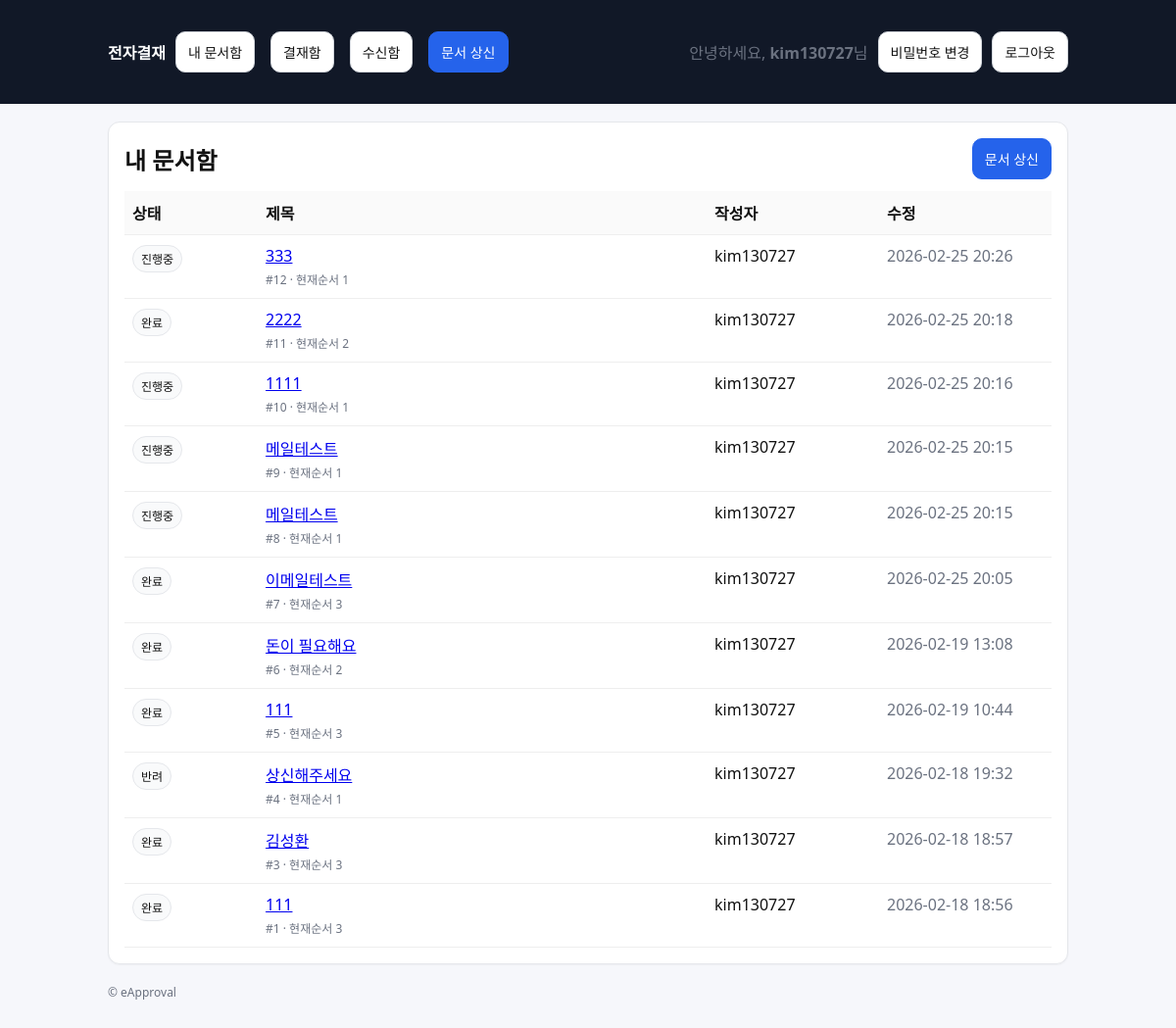
Before: /approvals/docs/ (signed in) with the older database file.
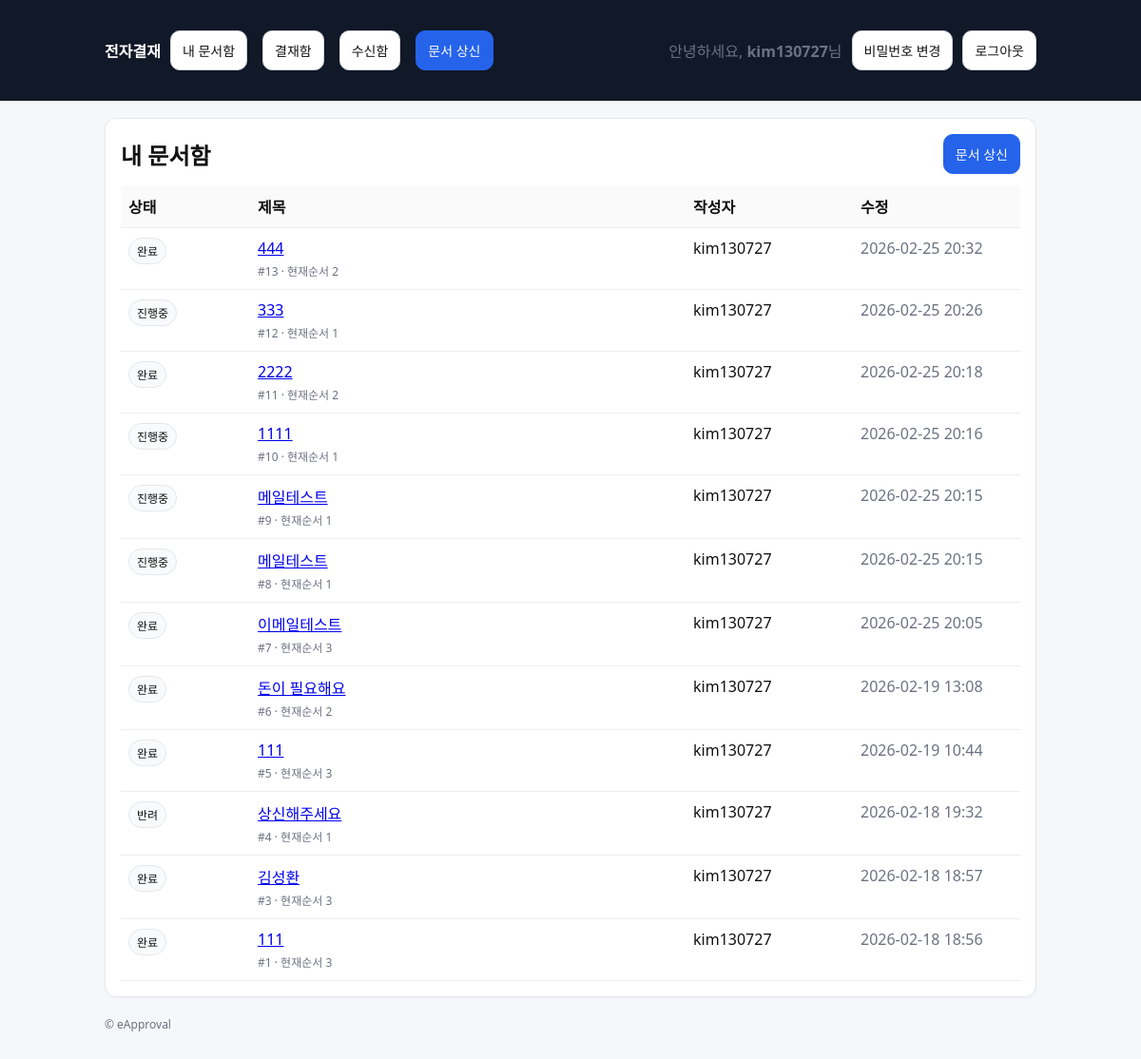
After: the same page with the newer database file.
### approvals/models.py (models this page shows, shortened)
class Document(models.Model):
    class Status(models.TextChoices):
        DRAFT = "DRAFT", "임시"
        SUBMITTED = "SUBMITTED", "상신"
        IN_PROGRESS = "IN_PROGRESS", "진행중"
        REJECTED = "REJECTED", "반려"
        COMPLETED = "COMPLETED", "완료"
    title = models.CharField(max_length=200)
    content = models.TextField(blank=True)
    created_by = models.ForeignKey(
        settings.AUTH_USER_MODEL, on_delete=models.PROTECT, related_name="docs_created"
    )
    status = models.CharField(max_length=20, choices=Status.choices, default=Status.DRAFT)
    current_line_order = models.PositiveIntegerField(default=1)
    created_at = models.DateTimeField(auto_now_add=True)
    updated_at = models.DateTimeField(auto_now=True)

### approvals/views.py (the view)
# urls.py: path("approvals/docs/", views.doc_list, name="doc_list"),
@login_required
def doc_list(request):
    docs = my_documents(request.user)
    return render(request, "approvals/doc_list.html", {"title": "내 문서함", "docs": docs})

### approvals/selectors.py (called while the page is built)
def my_documents(user):
    return Document.objects.filter(created_by=user).order_by("-id")

### templates/approvals/doc_list.html (shortened to what this page needs)
{% extends "base.html" %}
{% block content %}
  <div class="card">
    <div class="row" style="justify-content:space-between;">
      <h2 style="margin:0;">{{ title }}</h2>
      <a class="btn btn-primary" href="{% url 'approvals:doc_create' %}">문서 상신</a>
    </div>
    <div style="margin-top:12px;">
      <table class="table">
        <thead>
          <tr>
            <th style="width:120px;">상태</th>
            <th>제목</th>
            <th style="width:160px;">작성자</th>
            <th style="width:160px;">수정</th>
          </tr>
        </thead>
        <tbody>
        {% for doc in docs %}
          <tr>
            <td><span class="badge">{{ doc.get_status_display }}</span></td>
            <td>
              <a href="{% url 'approvals:doc_detail' doc.id %}">
                {{ doc.title }}
              </a>
              <div class="muted" style="font-size:12px; margin-top:4px;">
                #{{ doc.id }} · 현재순서 {{ doc.current_line_order }}
              </div>
            </td>
            <td>{{ doc.created_by.username }}</td>
            <td class="muted">{{ doc.updated_at|date:"Y-m-d H:i" }}</td>
          </tr>
        {% empty %}
          <tr>
            <td colspan="4" class="muted">문서가 없습니다.</td>
          </tr>
        {% endfor %}
        </tbody>
      </table>
    </div>
  </div>
{% endblock %}

Changed rows visible on the page:
added Document: status "완료", title "444", id "13", current_line_order "2", created_by.username "kim130727", updated_at "2026-02-25 20:32"
